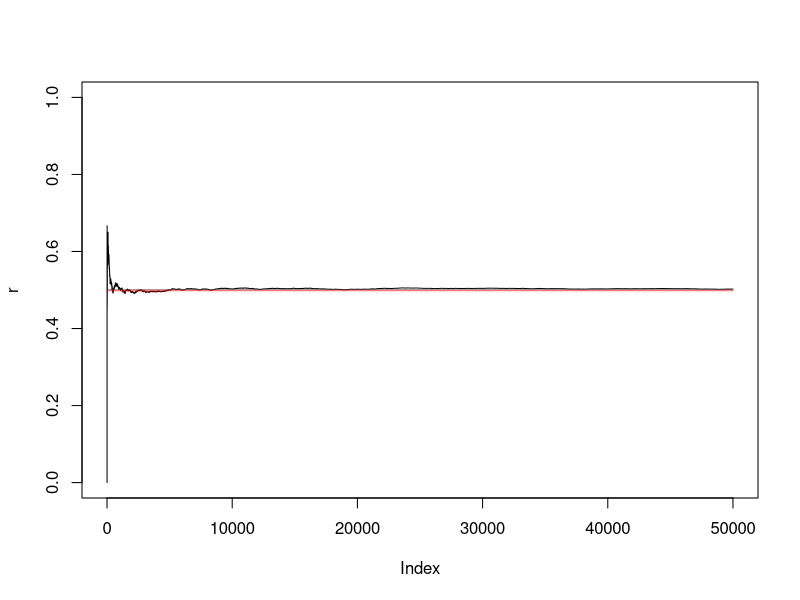

This chart was generated by the following R code:
## ---- chunk 1
library(knitr)
library(tidyverse)
opts_chunk$set(tidy.opts = list(width.cutoff = 60), tidy = TRUE)
knitr::opts_chunk$set(error = TRUE)
## ---- chunk 2
resume <- read.csv("./class_data/resume.csv")

#download.file("https://raw.githubusercontent.com/resonance1/govt10-w24/main/class_data/resume.csv","resume.csv")
#resume <- read.csv("resume.csv")

## ---- chunk 3

## ---- chunk 4

## ---- chunk 5

## ---- chunk 6

## ---- chunk 7

## ---- chunk 8

## ---- chunk 9

## ---- chunk 10
nrows <- 10000
age <- round(rnorm(10000,mean=40,sd=10))
college <- rbinom(10000,1,.38)
hair <- c(rep("brown",4000),rep("blonde",1000),rep("red",250),rep("black",4750))
handshake10k <- data.frame(age,college,hair)
## ---- chunk 11
handshake10k$treatment <- 0
randomsample <- sample(1:nrow(handshake10k),5000)
handshake10k$treatment[randomsample] <- 1
## ---- chunk 12


## ---- chunk 13

## ---- chunk 14
n <- 50000
x <- sample(0:1,n, repl=T)
s <- cumsum(x)
r <- s/(1:n)
plot(r, ylim=c(0, 1), type="l")
lines(c(0,n), c(.50,.50),col="red")
round(cbind(x,s,r), 5)[1:10,]; r[n]
## ---- chunk 15


## ---- chunk 16
hsavings <- read.csv("./class_data/rosca.csv")

#download.file("https://raw.githubusercontent.com/resonance1/govt10-w24/main/class_data/rosca.csv","rosca.csv")
#hsavings <- read.csv("rosca.csv")

## ---- chunk 17


## ---- chunk 18



## ---- chunk 19

